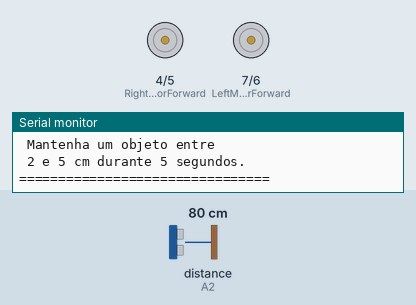
Recording of a sketch running on a simulated Arduino Uno, built with avr-gcc and run on an emulated ATmega328P. Parts: motor-driver pin pairs drawn as motors (green arrow = first pin HIGH = forward, orange = second pin HIGH = backward, longer = more drive), the last lines printed to the serial monitor. The test bench sets the inputs (shaded band); at power-on: distance to the obstacle (sensor on A2) 80 cm. The echo pulse lasts 58.3 µs per cm.

Above: at 1.5 s.
1.6 s: distance to the obstacle (sensor on A2) set to 7 cm
3.1 s: distance to the obstacle (sensor on A2) set to 4 cm
At 8.7 s:
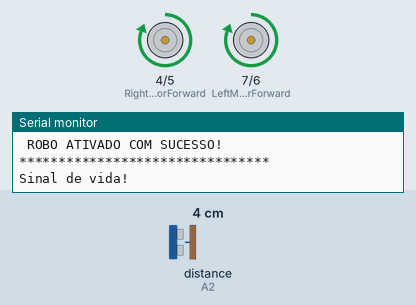
At 15.9 s:
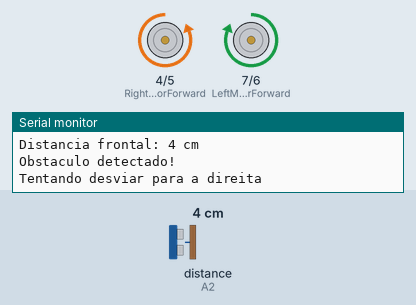
Timing chart, 0 to 18.8 s (numbered marks = the images above; inputs shaded):
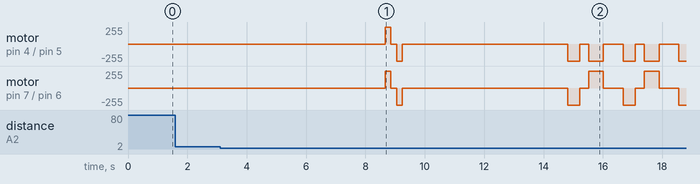

The sketch:

codigo-carrinho-monster.ino
```cpp
#include <NewPing.h>

// =========================
// Pinos de controle do L298N
// =========================

// Lado esquerdo do robo
const int LeftMotorForward  = 7;
const int LeftMotorBackward = 6;

// Lado direito do robo
const int RightMotorForward = 4;
const int RightMotorBackward = 5;

// =========================
// Sensor ultrassonico fixo
// =========================

const int trig_pin = A1;
const int echo_pin = A2;

const int maximum_distance = 250;
const int obstacle_distance = 20;

NewPing sonar(trig_pin, echo_pin, maximum_distance);

// =========================
// Temporizacoes (ms)
// =========================

const unsigned long life_signal_time = 180;
const unsigned long preparation_time = 5000;

const unsigned long reverse_time = 400;
const unsigned long turn_time = 500;
const unsigned long stop_time = 300;

// =========================
// Inicializacao
// =========================

void setup() {
  Serial.begin(9600);

  pinMode(LeftMotorForward, OUTPUT);
  pinMode(LeftMotorBackward, OUTPUT);
  pinMode(RightMotorForward, OUTPUT);
  pinMode(RightMotorBackward, OUTPUT);

  moveStop();

  // Aguarda o sensor estar pronto
  delay(500);

  // Leituras iniciais
  aguardarComandoInicializacao();
}


void aguardarComandoInicializacao() {
  const int distanciaMinima = 2;
  const int distanciaMaxima = 5;
  const unsigned long tempoConfirmacao = 5000;

  unsigned long inicioComando = 0;
  unsigned long ultimaContagem = 0;

  bool contando = false;
  bool avisoInterrupcaoExibido = false;
  int ultimoSegundoExibido = -1;

  moveStop();

  Serial.println();
  Serial.println("================================");
  Serial.println(" AGUARDANDO INICIALIZACAO");
  Serial.println(" Mantenha um objeto entre");
  Serial.println(" 2 e 5 cm durante 5 segundos.");
  Serial.println("================================");

  while (true) {
    int distancia = readPing();

    if (distancia >= distanciaMinima &&
        distancia <= distanciaMaxima) {

      if (!contando) {
        inicioComando = millis();
        ultimaContagem = inicioComando;
        contando = true;
        avisoInterrupcaoExibido = false;
        ultimoSegundoExibido = -1;

        Serial.println("Comando detectado!");
      }

      unsigned long decorrido = millis() - inicioComando;
      int segundoAtual =
          (tempoConfirmacao - decorrido + 999) / 1000;

      if (segundoAtual != ultimoSegundoExibido) {
        ultimoSegundoExibido = segundoAtual;

        if (segundoAtual > 0) {
          Serial.print("Inicializando em ");
          Serial.print(segundoAtual);
          Serial.println("...");
        }
      }

      if (decorrido >= tempoConfirmacao) {
        moveStop();

        Serial.println();
        Serial.println(" ROBO ATIVADO COM SUCESSO!");
        Serial.println("********************************");

        delay(500);

        sinalDeVida();

        Serial.println("Aguardando posicionamento...");
        delay(preparation_time);

        Serial.println("Iniciando navegacao!");
        return;
      }

    } else {
      if (contando) {
        contando = false;

        if (!avisoInterrupcaoExibido) {
          Serial.println(
              "Comando interrompido. "
              "Ajuste a distancia e tente novamente."
          );

          avisoInterrupcaoExibido = true;
        }
      }
    }
  }
}


void sinalDeVida() {
  Serial.println();
  Serial.println("Sinal de vida!");

  // Pequeno movimento para frente
  moveForward();
  delay(life_signal_time);
  moveStop();
  delay(200);

  // Pequeno movimento para tras
  moveBackward();
  delay(life_signal_time);
  moveStop();
  delay(200);

  Serial.println("Motores testados.");
  Serial.println("Coloque o carrinho no chao!");
}

// =========================
// Loop principal
// =========================

void loop() {
  int distance = readPing();

  if (distance < 0) {
    // Distancia desconhecida: comportamento conservador
    moveStop();
    Serial.println("Sem eco valido. Parando.");
    delay(150);
    return;
  }

  Serial.print("Distancia frontal: ");
  Serial.print(distance);
  Serial.println(" cm");

  if (distance > obstacle_distance) {
    moveForward();
    delay(50);
    return;
  }

  // Obstaculo detectado
  Serial.println("Obstaculo detectado!");

  moveStop();
  delay(stop_time);

  moveBackward();
  delay(reverse_time);

  moveStop();
  delay(stop_time);

  // Tenta desviar sempre para a direita
  turnRight();

  moveStop();
  delay(stop_time);

  // O loop recomeca e mede novamente a frente
}

// =========================
// Leitura do sensor
// =========================

// Retorna a distancia em cm.
// Retorna -1 se nao houver eco valido.

int readPing() {
  delay(70);

  unsigned int distance = sonar.ping_cm();

  if (distance == 0) {
    return -1;
  }

  return (int) distance;
}

// =========================
// Controle dos motores
// =========================

void moveStop() {
  digitalWrite(LeftMotorForward, LOW);
  digitalWrite(LeftMotorBackward, LOW);

  digitalWrite(RightMotorForward, LOW);
  digitalWrite(RightMotorBackward, LOW);
}

void moveForward() {
  digitalWrite(LeftMotorBackward, LOW);
  digitalWrite(RightMotorBackward, LOW);

  digitalWrite(LeftMotorForward, HIGH);
  digitalWrite(RightMotorForward, HIGH);
}

void moveBackward() {
  digitalWrite(LeftMotorForward, LOW);
  digitalWrite(RightMotorForward, LOW);

  digitalWrite(LeftMotorBackward, HIGH);
  digitalWrite(RightMotorBackward, HIGH);
}

void turnRight() {
  Serial.println("Tentando desviar para a direita");

  // Lado esquerdo para frente
  // Lado direito para tras

  digitalWrite(LeftMotorBackward, LOW);
  digitalWrite(RightMotorForward, LOW);

  digitalWrite(LeftMotorForward, HIGH);
  digitalWrite(RightMotorBackward, HIGH);

  delay(turn_time);

  moveStop();
}
```

Measured:
- the behaviour switches between 6 and 5 cm on distance to the obstacle (sensor on A2) (found by bisection; images 0 and 1)
- after the input at 1.6 s, every drawn part: stays the same
